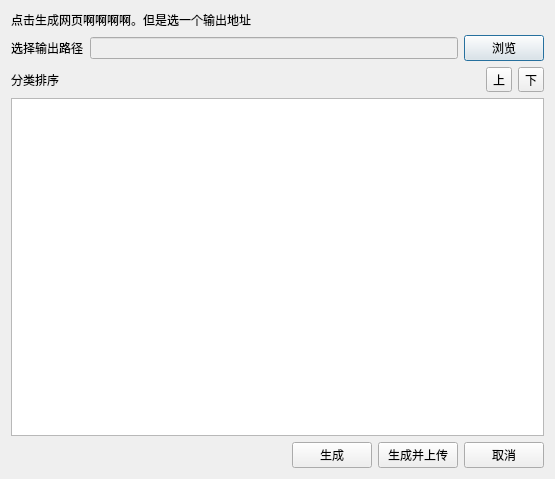
<?xml version="1.0" encoding="UTF-8"?>
<ui version="4.0">
 <class>GenerateDialog</class>
 <widget class="QDialog" name="GenerateDialog">
  <property name="geometry">
   <rect>
    <x>0</x>
    <y>0</y>
    <width>555</width>
    <height>479</height>
   </rect>
  </property>
  <property name="windowTitle">
   <string>Dialog</string>
  </property>
  <layout class="QVBoxLayout" name="verticalLayout_2">
   <item>
    <widget class="QLabel" name="label">
     <property name="text">
      <string>点击生成网页啊啊啊啊。但是选一个输出地址</string>
     </property>
    </widget>
   </item>
   <item>
    <layout class="QHBoxLayout" name="horizontalLayout_2">
     <item>
      <widget class="QLabel" name="label_2">
       <property name="text">
        <string>选择输出路径</string>
       </property>
      </widget>
     </item>
     <item>
      <widget class="QLineEdit" name="lineEdit">
       <property name="enabled">
        <bool>false</bool>
       </property>
      </widget>
     </item>
     <item>
      <widget class="QPushButton" name="pushButton_3">
       <property name="text">
        <string>浏览</string>
       </property>
      </widget>
     </item>
    </layout>
   </item>
   <item>
    <layout class="QVBoxLayout" name="verticalLayout">
     <item>
      <layout class="QHBoxLayout" name="horizontalLayout_3">
       <item>
        <widget class="QLabel" name="label_3">
         <property name="text">
          <string>分类排序</string>
         </property>
        </widget>
       </item>
       <item>
        <spacer name="horizontalSpacer_2">
         <property name="orientation">
          <enum>Qt::Horizontal</enum>
         </property>
         <property name="sizeHint" stdset="0">
          <size>
           <width>40</width>
           <height>20</height>
          </size>
         </property>
        </spacer>
       </item>
       <item>
        <widget class="QToolButton" name="toolButton">
         <property name="text">
          <string>上</string>
         </property>
        </widget>
       </item>
       <item>
        <widget class="QToolButton" name="toolButton_2">
         <property name="text">
          <string>下</string>
         </property>
        </widget>
       </item>
      </layout>
     </item>
    </layout>
   </item>
   <item>
    <widget class="QListWidget" name="listWidget"/>
   </item>
   <item>
    <layout class="QHBoxLayout" name="horizontalLayout">
     <item>
      <spacer name="horizontalSpacer">
       <property name="orientation">
        <enum>Qt::Horizontal</enum>
       </property>
       <property name="sizeHint" stdset="0">
        <size>
         <width>40</width>
         <height>20</height>
        </size>
       </property>
      </spacer>
     </item>
     <item>
      <widget class="QPushButton" name="pushButton_4">
       <property name="text">
        <string>生成</string>
       </property>
      </widget>
     </item>
     <item>
      <widget class="QPushButton" name="pushButton">
       <property name="text">
        <string>生成并上传</string>
       </property>
      </widget>
     </item>
     <item>
      <widget class="QPushButton" name="pushButton_2">
       <property name="text">
        <string>取消</string>
       </property>
      </widget>
     </item>
    </layout>
   </item>
  </layout>
 </widget>
 <resources/>
 <connections/>
</ui>
